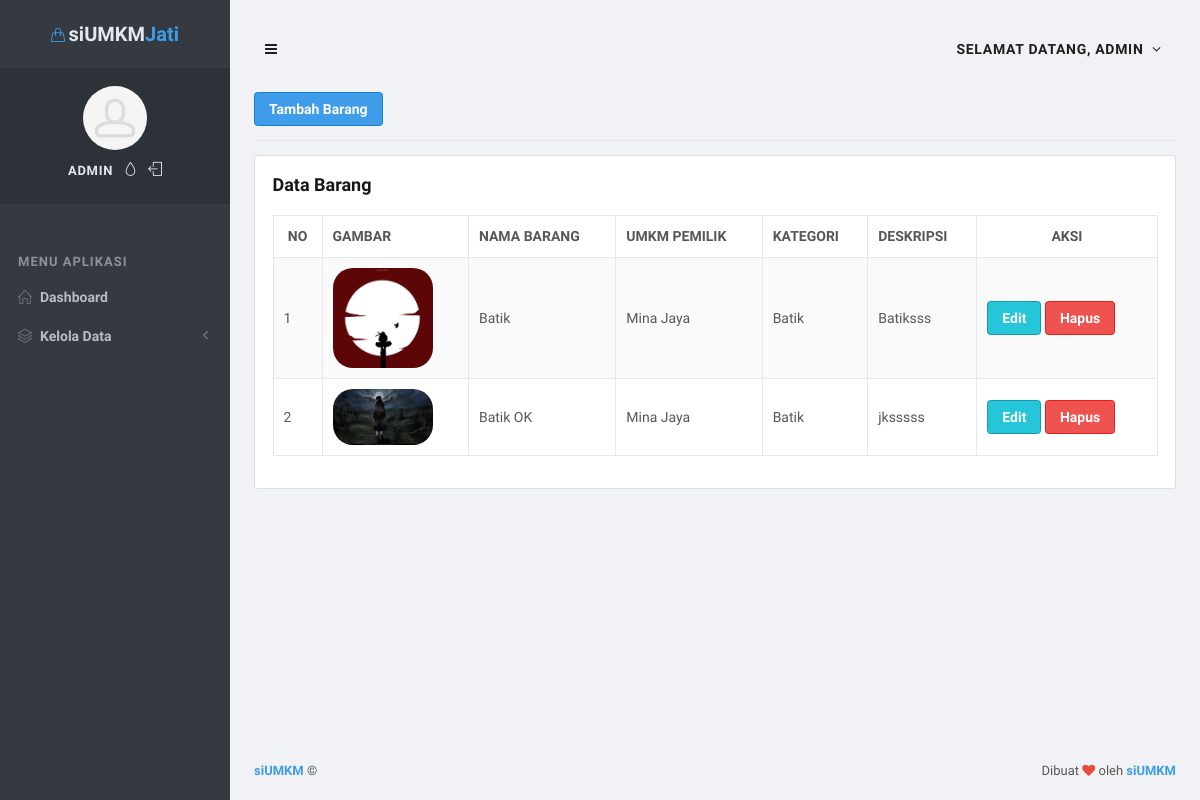
Screenshot of /web/home?p=barang (signed in) with the database file from the repository.
### tables this page shows
CREATE TABLE `items` (
  `item_id` bigint(20) UNSIGNED NOT NULL,
  `umkm_id` bigint(20) UNSIGNED NOT NULL,
  `category_id` bigint(20) UNSIGNED NOT NULL,
  `item_name` varchar(255) NOT NULL,
  `item_desc` text NOT NULL,
  `item_img` varchar(255) NOT NULL
);

CREATE TABLE `umkm` (
  `umkm_id` bigint(20) UNSIGNED NOT NULL,
  `user_id` bigint(20) UNSIGNED NOT NULL,
  `umkm_name` varchar(255) NOT NULL,
  `umkm_address` text NOT NULL,
  `umkm_logo` varchar(255) NOT NULL,
  `owner` varchar(255) NOT NULL,
  `phone` varchar(255) NOT NULL,
  `lat` varchar(255) DEFAULT NULL,
  `lng` varchar(255) DEFAULT NULL
);

CREATE TABLE `categories` (
  `category_id` bigint(20) UNSIGNED NOT NULL,
  `category_name` varchar(255) NOT NULL
);

### web/functions/routes.php (called while the page is built, shortened)
<?php
function menu($page = "main")
{
	$pg = "";
	switch ($page) {
		case "barang":
			$pg = "barang.php";
			break;
	}
	include_once("views/" . $pg);
}

### web/functions/items/item.php (called while the page is built, shortened)
<?php
include_once("../config/sql.php");
class Item {
    public $sql;
    function __construct()
    {
        $this->sql = new Sql();
    }
    function view()
    {
        try {
            if($_SESSION['role']=='admin'){
                $get = $this->sql->query("SELECT * FROM items a JOIN categories b ON a.category_id = b.category_id JOIN umkm c ON a.umkm_id = c.umkm_id")->fetch_all(MYSQLI_ASSOC);
            } else {
                $get = $this->sql->query("SELECT * FROM items a JOIN categories b ON a.category_id = b.category_id JOIN umkm c ON a.umkm_id = c.umkm_id WHERE c.umkm_id='$_SESSION[umkm_id]'")->fetch_all(MYSQLI_ASSOC);
            }
            return $get;
        } catch (Exception $e) {
            return $e;
        }
    }
}

### config/conn.php (called while the page is built, shortened)
<?php
class Database
{
    var $host;
    var $username;
    var $password;
    var $database;
    function __construct()
    {
        $this->host = HOST;
        $this->username = USER;
        $this->password = PASS;
        $this->database = DB;
    }
    function Connection()
    {
        $getConnection = mysqli_connect($this->host, $this->username, $this->password, $this->database);
        if (mysqli_connect_errno()) {
            return "Koneksi database gagal : " . mysqli_connect_error();
        } else {
            return $getConnection;
        }
    }
}

### config/sql.php (called while the page is built)
<?php
include "conn.php";
class Sql {
    var $sql;
    function __construct()
    {
        $this->sql = new Database();
    }
    public function query($query)
    {
        $q = $this->sql->Connection()->query($query);
        return $q;
    }
}

### web/views/barang.php (the view, shortened to what this page needs)
<?php
include 'functions/items/item.php';
$u = new Item();
?>
<div class="row">
    <div class="col-md-12">
        <a href="?p=barang_add" class="btn btn-primary">Tambah Barang</a>
        <hr>
    </div>
    <div class="col-md-12">
        <div class="card">
            <div class="card-body">
                <div class="card-title">
                    <h5 class="font-16 mt-0">Data Barang</h5>
                </div>
                <div class="row">
                    <div class="col-md-12">
                        <table class="table table-bordered table-striped table-vcenter js-dataTable-full-pagination">
                            <thead>
                                <tr>
                                    <th class="text-center">No</th>
                                    <th>Gambar</th>
                                    <th>Nama Barang</th>
                                    <th>UMKM Pemilik</th>
                                    <th>Kategori</th>
                                    <th>Deskripsi</th>
                                    <th class="text-center">Aksi</th>
                                </tr>
                            </thead>
                            <tbody>
                                <?php
                                $no = 1;
                                foreach ($u->view() as $k => $v) {
                                ?>
                                    <tr>
                                        <td><?= $no++ ?></td>
                                        <td>
                                            <img style="border-radius: 20px;" width="100px" src="assets/doc/items/<?= $v['item_img'] ?>" alt="">
                                        </td>
                                        <td><?= $v['item_name'] ?></td>
                                        <td><?= $v['umkm_name'] ?></td>
                                        <td><?= $v['category_name'] ?></td>
                                        <td><?= $v['item_desc'] ?></td>
                                        <td>
                                            <a href="home?p=barang_edit&id=<?= $v['item_id'] ?>" type="button" class="btn btn-info">Edit</a>
                                            <button onclick="del(<?= $v['item_id'] ?>)" type="button" class="btn btn-danger">
                                                Hapus
                                            </button>
                                        </td>
                                    </tr>
                                <?php
                                }
                                ?>
                            </tbody>
                        </table>
                    </div>
                </div>
            </div>
        </div>
    </div>
</div>

### rows the page displays
items: item_img (picture), item_name "Batik", umkm.umkm_name "Mina Jaya", category.category_name "Batik", item_desc "Batiksss"
items: item_img (picture), item_name "Batik OK", umkm.umkm_name "Mina Jaya", category.category_name "Batik", item_desc "jksssss"

### other values shown
$_SESSION['username'] "ADMIN"
